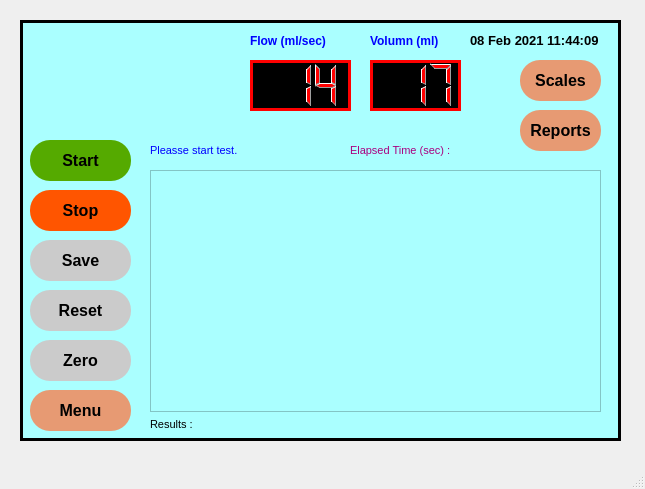
<?xml version="1.0" encoding="UTF-8"?>
<ui version="4.0">
 <class>MainWindow</class>
 <widget class="QMainWindow" name="MainWindow">
  <property name="geometry">
   <rect>
    <x>0</x>
    <y>0</y>
    <width>645</width>
    <height>489</height>
   </rect>
  </property>
  <property name="windowTitle">
   <string>MainWindow</string>
  </property>
  <widget class="QWidget" name="centralwidget">
   <widget class="QFrame" name="frame">
    <property name="geometry">
     <rect>
      <x>20</x>
      <y>20</y>
      <width>601</width>
      <height>421</height>
     </rect>
    </property>
    <property name="font">
     <font>
      <pointsize>12</pointsize>
     </font>
    </property>
    <property name="autoFillBackground">
     <bool>false</bool>
    </property>
    <property name="styleSheet">
     <string notr="true">background-color: rgb(170, 255, 255);</string>
    </property>
    <property name="frameShape">
     <enum>QFrame::Box</enum>
    </property>
    <property name="frameShadow">
     <enum>QFrame::Plain</enum>
    </property>
    <property name="lineWidth">
     <number>3</number>
    </property>
    <widget class="QLabel" name="label">
     <property name="geometry">
      <rect>
       <x>450</x>
       <y>10</y>
       <width>131</width>
       <height>21</height>
      </rect>
     </property>
     <property name="font">
      <font>
       <family>Arial</family>
       <pointsize>10</pointsize>
       <weight>75</weight>
       <bold>true</bold>
      </font>
     </property>
     <property name="text">
      <string>08 Feb 2021 11:44:09</string>
     </property>
    </widget>
    <widget class="QLCDNumber" name="lcdNumber">
     <property name="geometry">
      <rect>
       <x>230</x>
       <y>40</y>
       <width>101</width>
       <height>51</height>
      </rect>
     </property>
     <property name="font">
      <font>
       <family>Arial</family>
       <pointsize>14</pointsize>
       <weight>75</weight>
       <bold>true</bold>
      </font>
     </property>
     <property name="styleSheet">
      <string notr="true">background-color: rgb(0, 0, 0);
color: rgb(255, 0, 0);</string>
     </property>
     <property name="frameShadow">
      <enum>QFrame::Plain</enum>
     </property>
     <property name="lineWidth">
      <number>3</number>
     </property>
     <property name="digitCount">
      <number>3</number>
     </property>
     <property name="value" stdset="0">
      <double>14.000000000000000</double>
     </property>
    </widget>
    <widget class="QLCDNumber" name="lcdNumber_2">
     <property name="geometry">
      <rect>
       <x>350</x>
       <y>40</y>
       <width>91</width>
       <height>51</height>
      </rect>
     </property>
     <property name="font">
      <font>
       <family>Arial</family>
       <pointsize>20</pointsize>
       <weight>75</weight>
       <bold>true</bold>
      </font>
     </property>
     <property name="styleSheet">
      <string notr="true">background-color: rgb(0, 0, 0);
color: rgb(255, 0, 0);</string>
     </property>
     <property name="frameShadow">
      <enum>QFrame::Plain</enum>
     </property>
     <property name="lineWidth">
      <number>3</number>
     </property>
     <property name="digitCount">
      <number>3</number>
     </property>
     <property name="value" stdset="0">
      <double>17.000000000000000</double>
     </property>
    </widget>
    <widget class="QPushButton" name="pushButton_2">
     <property name="geometry">
      <rect>
       <x>10</x>
       <y>120</y>
       <width>101</width>
       <height>41</height>
      </rect>
     </property>
     <property name="font">
      <font>
       <family>Arial</family>
       <pointsize>12</pointsize>
       <weight>75</weight>
       <bold>true</bold>
      </font>
     </property>
     <property name="styleSheet">
      <string notr="true">background-color: rgb(85, 170, 0);
border-radius:20px;</string>
     </property>
     <property name="text">
      <string>Start</string>
     </property>
     <property name="autoDefault">
      <bool>true</bool>
     </property>
     <property name="default">
      <bool>true</bool>
     </property>
     <property name="flat">
      <bool>false</bool>
     </property>
    </widget>
    <widget class="QPushButton" name="pushButton_3">
     <property name="geometry">
      <rect>
       <x>10</x>
       <y>170</y>
       <width>101</width>
       <height>41</height>
      </rect>
     </property>
     <property name="font">
      <font>
       <family>Arial</family>
       <pointsize>12</pointsize>
       <weight>75</weight>
       <bold>true</bold>
      </font>
     </property>
     <property name="styleSheet">
      <string notr="true">border-radius:20px;
background-color: rgb(255, 85, 0);</string>
     </property>
     <property name="text">
      <string>Stop</string>
     </property>
     <property name="autoDefault">
      <bool>true</bool>
     </property>
     <property name="default">
      <bool>true</bool>
     </property>
     <property name="flat">
      <bool>false</bool>
     </property>
    </widget>
    <widget class="QPushButton" name="pushButton_4">
     <property name="geometry">
      <rect>
       <x>10</x>
       <y>220</y>
       <width>101</width>
       <height>41</height>
      </rect>
     </property>
     <property name="font">
      <font>
       <family>Arial</family>
       <pointsize>12</pointsize>
       <weight>75</weight>
       <bold>true</bold>
      </font>
     </property>
     <property name="styleSheet">
      <string notr="true">background-color: rgb(203, 203, 203);
border-radius:20px;</string>
     </property>
     <property name="text">
      <string>Save</string>
     </property>
     <property name="autoDefault">
      <bool>true</bool>
     </property>
     <property name="default">
      <bool>true</bool>
     </property>
     <property name="flat">
      <bool>false</bool>
     </property>
    </widget>
    <widget class="QPushButton" name="pushButton_5">
     <property name="geometry">
      <rect>
       <x>10</x>
       <y>270</y>
       <width>101</width>
       <height>41</height>
      </rect>
     </property>
     <property name="font">
      <font>
       <family>Arial</family>
       <pointsize>12</pointsize>
       <weight>75</weight>
       <bold>true</bold>
      </font>
     </property>
     <property name="styleSheet">
      <string notr="true">background-color: rgb(203, 203, 203);
border-radius:20px;</string>
     </property>
     <property name="text">
      <string>Reset</string>
     </property>
     <property name="autoDefault">
      <bool>true</bool>
     </property>
     <property name="default">
      <bool>true</bool>
     </property>
     <property name="flat">
      <bool>false</bool>
     </property>
    </widget>
    <widget class="QPushButton" name="pushButton_6">
     <property name="geometry">
      <rect>
       <x>10</x>
       <y>370</y>
       <width>101</width>
       <height>41</height>
      </rect>
     </property>
     <property name="font">
      <font>
       <family>Arial</family>
       <pointsize>12</pointsize>
       <weight>75</weight>
       <bold>true</bold>
      </font>
     </property>
     <property name="styleSheet">
      <string notr="true">background-color: rgb(231, 154, 115);
border-radius:20px;</string>
     </property>
     <property name="text">
      <string>Menu</string>
     </property>
     <property name="autoDefault">
      <bool>true</bool>
     </property>
     <property name="default">
      <bool>true</bool>
     </property>
     <property name="flat">
      <bool>false</bool>
     </property>
    </widget>
    <widget class="QLabel" name="label_3">
     <property name="geometry">
      <rect>
       <x>230</x>
       <y>10</y>
       <width>101</width>
       <height>21</height>
      </rect>
     </property>
     <property name="font">
      <font>
       <family>Arial</family>
       <pointsize>9</pointsize>
       <weight>75</weight>
       <bold>true</bold>
      </font>
     </property>
     <property name="styleSheet">
      <string notr="true">color: rgb(0, 0, 255);</string>
     </property>
     <property name="text">
      <string>Flow (ml/sec)</string>
     </property>
    </widget>
    <widget class="QLabel" name="label_4">
     <property name="geometry">
      <rect>
       <x>350</x>
       <y>10</y>
       <width>81</width>
       <height>21</height>
      </rect>
     </property>
     <property name="font">
      <font>
       <family>Arial</family>
       <pointsize>9</pointsize>
       <weight>75</weight>
       <bold>true</bold>
      </font>
     </property>
     <property name="styleSheet">
      <string notr="true">color: rgb(0, 0, 255);</string>
     </property>
     <property name="text">
      <string>Volumn (ml)</string>
     </property>
    </widget>
    <widget class="QPushButton" name="pushButton_7">
     <property name="geometry">
      <rect>
       <x>10</x>
       <y>320</y>
       <width>101</width>
       <height>41</height>
      </rect>
     </property>
     <property name="font">
      <font>
       <family>Arial</family>
       <pointsize>12</pointsize>
       <weight>75</weight>
       <bold>true</bold>
      </font>
     </property>
     <property name="styleSheet">
      <string notr="true">background-color: rgb(203, 203, 203);
border-radius:20px;</string>
     </property>
     <property name="text">
      <string>Zero</string>
     </property>
     <property name="autoDefault">
      <bool>true</bool>
     </property>
     <property name="default">
      <bool>true</bool>
     </property>
     <property name="flat">
      <bool>false</bool>
     </property>
    </widget>
    <widget class="QLabel" name="label_5">
     <property name="geometry">
      <rect>
       <x>130</x>
       <y>120</y>
       <width>181</width>
       <height>21</height>
      </rect>
     </property>
     <property name="font">
      <font>
       <family>Arial</family>
       <pointsize>8</pointsize>
      </font>
     </property>
     <property name="styleSheet">
      <string notr="true">color: rgb(0, 0, 255);</string>
     </property>
     <property name="text">
      <string>Pleasse start test.</string>
     </property>
    </widget>
    <widget class="QLabel" name="label_6">
     <property name="geometry">
      <rect>
       <x>330</x>
       <y>120</y>
       <width>151</width>
       <height>21</height>
      </rect>
     </property>
     <property name="font">
      <font>
       <family>Arial</family>
       <pointsize>8</pointsize>
      </font>
     </property>
     <property name="styleSheet">
      <string notr="true">color: rgb(170, 0, 127);</string>
     </property>
     <property name="text">
      <string>Elapsed Time (sec) :    </string>
     </property>
    </widget>
    <widget class="QPushButton" name="pushButton_8">
     <property name="geometry">
      <rect>
       <x>500</x>
       <y>90</y>
       <width>81</width>
       <height>41</height>
      </rect>
     </property>
     <property name="font">
      <font>
       <family>Arial</family>
       <pointsize>12</pointsize>
       <weight>75</weight>
       <bold>true</bold>
      </font>
     </property>
     <property name="styleSheet">
      <string notr="true">background-color: rgb(231, 154, 115);
border-radius:20px;</string>
     </property>
     <property name="text">
      <string>Reports</string>
     </property>
     <property name="autoDefault">
      <bool>true</bool>
     </property>
     <property name="default">
      <bool>true</bool>
     </property>
     <property name="flat">
      <bool>false</bool>
     </property>
    </widget>
    <widget class="QPushButton" name="pushButton_9">
     <property name="geometry">
      <rect>
       <x>500</x>
       <y>40</y>
       <width>81</width>
       <height>41</height>
      </rect>
     </property>
     <property name="font">
      <font>
       <family>Arial</family>
       <pointsize>12</pointsize>
       <weight>75</weight>
       <bold>true</bold>
      </font>
     </property>
     <property name="styleSheet">
      <string notr="true">background-color: rgb(231, 154, 115);
border-radius:20px;</string>
     </property>
     <property name="text">
      <string>Scales</string>
     </property>
     <property name="autoDefault">
      <bool>true</bool>
     </property>
     <property name="default">
      <bool>true</bool>
     </property>
     <property name="flat">
      <bool>false</bool>
     </property>
    </widget>
    <widget class="QWidget" name="layoutWidget">
     <property name="geometry">
      <rect>
       <x>130</x>
       <y>150</y>
       <width>451</width>
       <height>261</height>
      </rect>
     </property>
     <layout class="QGridLayout" name="gridLayout">
      <item row="0" column="0">
       <widget class="QGraphicsView" name="graphicsView"/>
      </item>
      <item row="1" column="0">
       <widget class="QLabel" name="label_2">
        <property name="font">
         <font>
          <family>Arial</family>
          <pointsize>8</pointsize>
         </font>
        </property>
        <property name="text">
         <string>Results :</string>
        </property>
       </widget>
      </item>
     </layout>
    </widget>
    <widget class="QLabel" name="label_7">
     <property name="geometry">
      <rect>
       <x>10</x>
       <y>10</y>
       <width>201</width>
       <height>101</height>
      </rect>
     </property>
     <property name="text">
      <string/>
     </property>
     <property name="pixmap">
      <pixmap>../images/ARK LOGO.jpg</pixmap>
     </property>
    </widget>
   </widget>
  </widget>
  <widget class="QMenuBar" name="menubar">
   <property name="geometry">
    <rect>
     <x>0</x>
     <y>0</y>
     <width>645</width>
     <height>21</height>
    </rect>
   </property>
  </widget>
  <widget class="QStatusBar" name="statusbar"/>
 </widget>
 <resources/>
 <connections/>
</ui>
